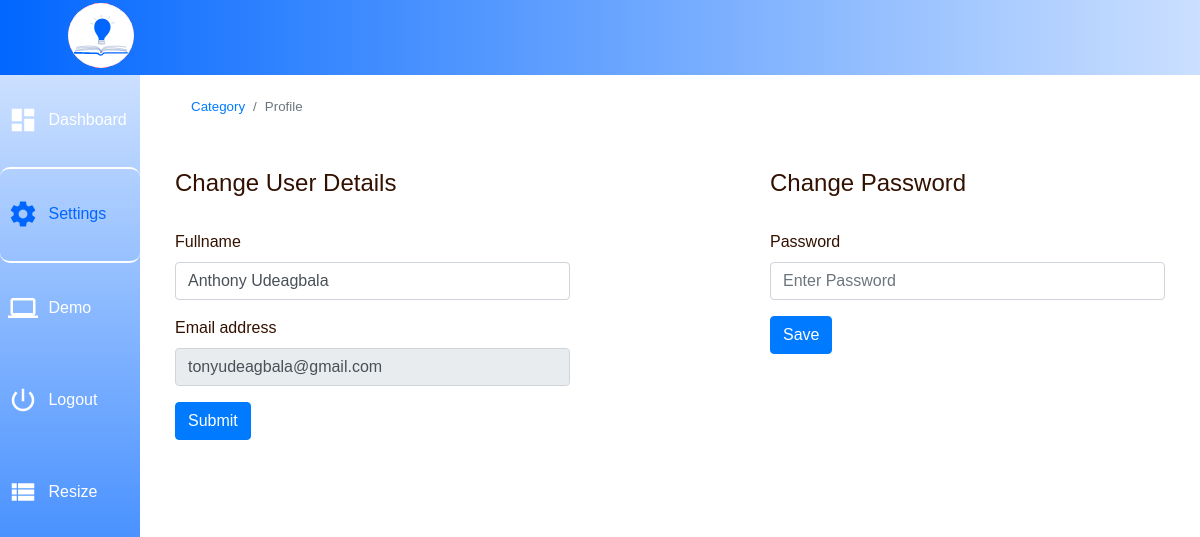
Page /profile (signed in) on the earlier database version.
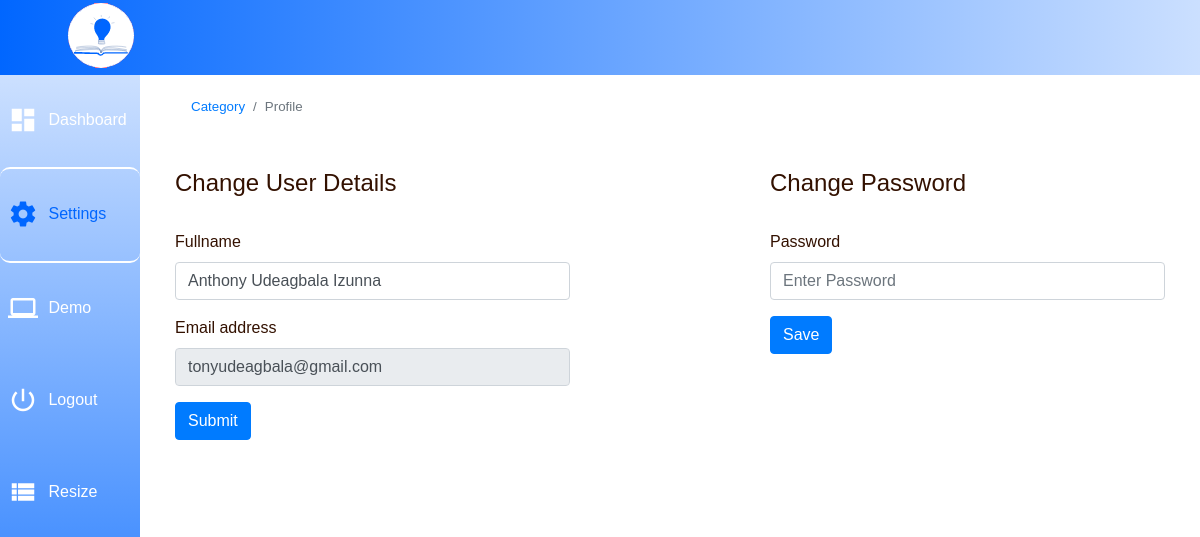
Same page on the later database version.
### note/models.py (models this page shows)
class User(db.Model, UserMixin):
    id = db.Column(db.Integer, primary_key=True)
    full_name = db.Column(db.String(150))
    email = db.Column(db.String(150), unique=True)
    password = db.Column(db.String(150))
    notes = db.relationship('Note')
    category = db.relationship('Category')

### note/views.py (the view)
@views.route('/profile')
@login_required
def profile():
    user = User.query.filter_by(id=current_user.id).one()
    return render_template('user/settings.html', user=user)

### note/__init__.py (called while the page is built)
def create_app():
    app = Flask(__name__)
    app.config['SECRET_KEY'] = 'a2346.@'
    app.config['SQLALCHEMY_DATABASE_URI'] = f'sqlite:///{DB_NAME}'
    db.init_app(app)
    from .views import views
    from .auth import auth
    app.register_blueprint(views, url_prefic='/')
    app.register_blueprint(auth, url_prefic='/')
    from .models import User, Note, Category
    create_database(app)
    login_manager = LoginManager()
    login_manager.login_view = 'auth.login'
    login_manager.init_app(app)
    @login_manager.user_loader
    def load_user(id):
        return User.query.get(int(id))
    return app

### note/templates/user/settings.html (shortened to what this page needs)
{% extends "user/home_base.html" %} {% block title %} Dashboard {% endblock %}
{%block body %}
    <div class="container-fluid">
        <nav aria-label="breadcrumb">
            <ol class="breadcrumb">
                <li class="breadcrumb-item"><a href="{{url_for('views.home')}}">Category</a></li>
                <li class="breadcrumb-item active" aria-current="page"> Profile  </li>
            </ol>
        </nav>
        <br>
        <div class="row">
            <div class="col-sm-5">
                <h4>Change User Details</h4>
                <br>
                <form action="{{url_for('views.edit_profile')}}" method='post'>
                    <div class="form-group">
                        <label for="fullname"> Fullname </label>
                        <input type="text" class="form-control" id="fullname" name="fullname" value="{{user.full_name}}" required>
                    </div>
                    <div class="form-group">
                        <label for="exampleInputEmail1">Email address</label>
                        <input type="email" name="email" class="form-control" id="" aria-describedby="" value="{{user.email}}" required readonly>
                    </div>
                    <div class="form-group">
                        <button type="submit" class="btn btn-primary">Submit </button>
                    </div>
                </form>
            </div>
            <div class="col-sm-2"></div>
            <div class="col-sm-5">
                <h4>Change Password</h4>
                <br>
                <form action="/change_password" method="post">
                    <div class="form-group">
                        <label for="password"> Password </label>
                        <input type="password" class="form-control" id="password" name="password" placeholder="Enter Password" required>
                    </div>
                    <div class="form-group">
                        <button type="submit" class="btn btn-primary">Save </button>
                    </div>
                </form>
            </div>
        </div>
    </div>
{% endblock %}

Differences in the rows shown:
changed User "tonyudeagbala@gmail.com": fullname "Anthony Udeagbala" → "Anthony Udeagbala Izunna"
